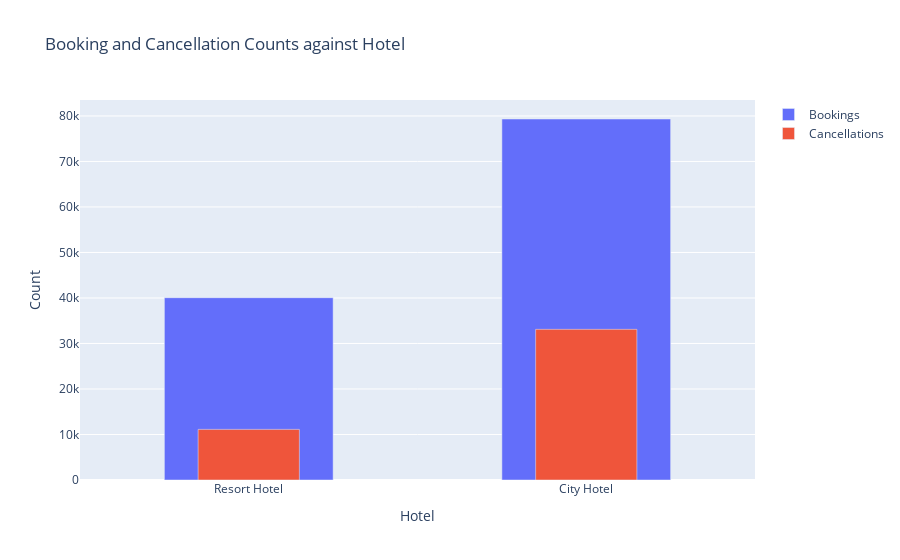

The notebook cell saved with this chart:
### Markdown cell above
It can be seen from the above graph that the cancellations line maintains a similar trend as the bookings line. This means that the proportion of cancellations has remained more or less the same throughout the time period.

### Code cell
hotels = data['hotel'].unique()
booking_counts = []
cancellation_counts = []
for hotel in hotels:
    booking_counts.append(len(data[(data['hotel'] == hotel)]))
    cancellation_counts.append(len(data[(data['hotel'] == hotel) & (data['is_canceled'] == 1)]))

fig = go.Figure()
fig.add_trace(
    go.Bar(
        x=hotels,
        y=booking_counts,
        name="Bookings",
        width=0.5
    )
)
fig.add_trace(
    go.Bar(
        x=hotels,
        y=cancellation_counts,
        name="Cancellations",
        width=0.3
    )
)

fig.update_layout(
    title="Booking and Cancellation Counts against Hotel", 
    xaxis_title="Hotel", 
    yaxis_title="Count",
    barmode="overlay"
)
fig.show()

### Figure 1 — Plotly figure (JSON) as saved in the notebook; plotly's stock layout.template omitted (floating-point values rounded to 4 significant figures)
{"data": [{"name": "Bookings", "type": "bar", "width": 0.5, "x": ["Resort Hotel", "City Hotel"], "y": [40060, 79330]}, {"name": "Cancellations", "type": "bar", "width": 0.3, "x": ["Resort Hotel", "City Hotel"], "y": [11122, 33102]}], "layout": {"barmode": "overlay", "title": {"text": "Booking and Cancellation Counts against Hotel"}, "xaxis": {"title": {"text": "Hotel"}}, "yaxis": {"title": {"text": "Count"}}}}
